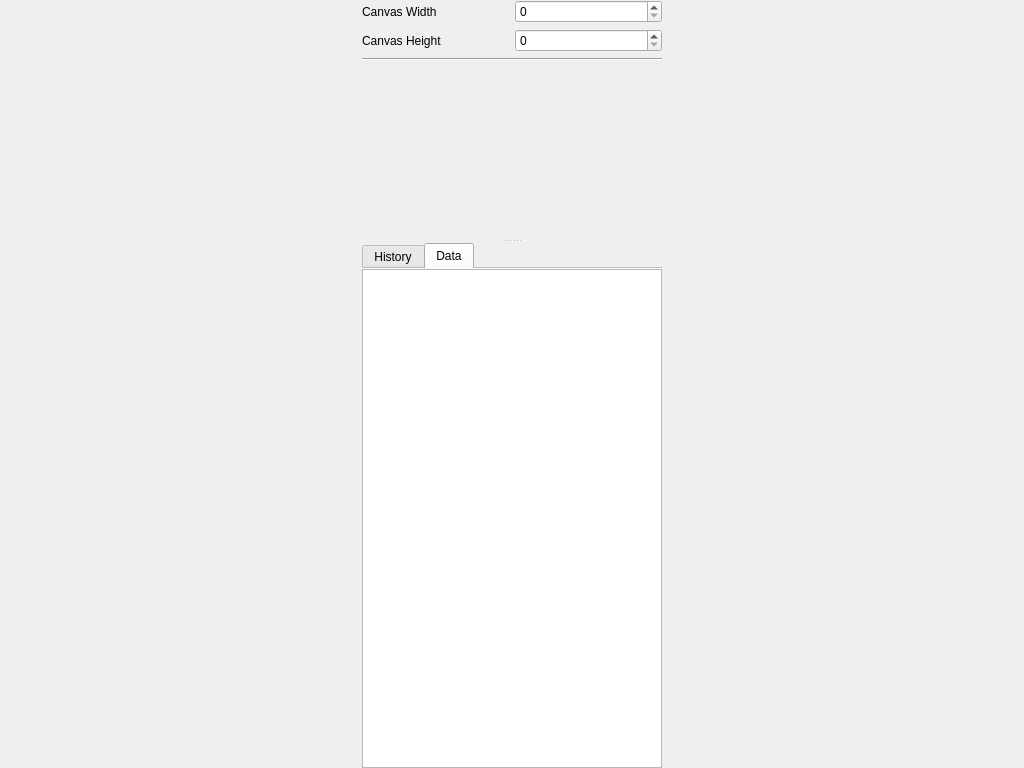
<?xml version="1.0" encoding="UTF-8"?>
<ui version="4.0">
 <class>MainWindow</class>
 <widget class="QMainWindow" name="MainWindow">
  <property name="geometry">
   <rect>
    <x>0</x>
    <y>0</y>
    <width>1024</width>
    <height>768</height>
   </rect>
  </property>
  <property name="windowTitle">
   <string>updb-explorer</string>
  </property>
  <widget class="QWidget" name="centralwidget">
   <layout class="QGridLayout" name="gridLayout_3">
    <property name="margin">
     <number>0</number>
    </property>
    <item row="0" column="0">
     <widget class="QSplitter" name="mainSplitter">
      <property name="orientation">
       <enum>Qt::Vertical</enum>
      </property>
      <widget class="QSplitter" name="pedigreeSplitter">
       <property name="orientation">
        <enum>Qt::Horizontal</enum>
       </property>
       <widget class="QWidget" name="settingsWidget" native="true">
        <property name="maximumSize">
         <size>
          <width>300</width>
          <height>16777215</height>
         </size>
        </property>
        <layout class="QGridLayout" name="gridLayout_4">
         <item row="2" column="0" colspan="2">
          <widget class="Line" name="line">
           <property name="orientation">
            <enum>Qt::Horizontal</enum>
           </property>
          </widget>
         </item>
         <item row="0" column="1">
          <widget class="QSpinBox" name="canvasWidth"/>
         </item>
         <item row="0" column="0">
          <widget class="QLabel" name="label">
           <property name="text">
            <string>Canvas Width</string>
           </property>
          </widget>
         </item>
         <item row="1" column="0">
          <widget class="QLabel" name="label_2">
           <property name="text">
            <string>Canvas Height</string>
           </property>
          </widget>
         </item>
         <item row="1" column="1">
          <widget class="QSpinBox" name="canvasHeight"/>
         </item>
         <item row="3" column="1">
          <spacer name="verticalSpacer_2">
           <property name="orientation">
            <enum>Qt::Vertical</enum>
           </property>
           <property name="sizeHint" stdset="0">
            <size>
             <width>20</width>
             <height>40</height>
            </size>
           </property>
          </spacer>
         </item>
         <item row="3" column="0">
          <spacer name="verticalSpacer">
           <property name="orientation">
            <enum>Qt::Vertical</enum>
           </property>
           <property name="sizeHint" stdset="0">
            <size>
             <width>20</width>
             <height>40</height>
            </size>
           </property>
          </spacer>
         </item>
        </layout>
       </widget>
      </widget>
      <widget class="QTabWidget" name="tabWidget">
       <property name="tabPosition">
        <enum>QTabWidget::North</enum>
       </property>
       <property name="tabShape">
        <enum>QTabWidget::Rounded</enum>
       </property>
       <property name="currentIndex">
        <number>1</number>
       </property>
       <property name="elideMode">
        <enum>Qt::ElideNone</enum>
       </property>
       <property name="documentMode">
        <bool>true</bool>
       </property>
       <widget class="QWidget" name="HistoryTab">
        <attribute name="title">
         <string>History</string>
        </attribute>
        <layout class="QGridLayout" name="gridLayout_2">
         <property name="margin">
          <number>0</number>
         </property>
         <item row="0" column="0">
          <widget class="QGraphicsView" name="historyView"/>
         </item>
        </layout>
       </widget>
       <widget class="QWidget" name="DataTab">
        <attribute name="title">
         <string>Data</string>
        </attribute>
        <layout class="QGridLayout" name="gridLayout">
         <property name="margin">
          <number>0</number>
         </property>
         <item row="0" column="0">
          <widget class="QSplitter" name="historyDataSplitter">
           <property name="orientation">
            <enum>Qt::Horizontal</enum>
           </property>
           <widget class="QGraphicsView" name="plotView"/>
          </widget>
         </item>
        </layout>
       </widget>
      </widget>
     </widget>
    </item>
   </layout>
  </widget>
  <widget class="QMenuBar" name="menubar">
   <property name="geometry">
    <rect>
     <x>0</x>
     <y>0</y>
     <width>1024</width>
     <height>22</height>
    </rect>
   </property>
  </widget>
 </widget>
 <resources/>
 <connections/>
</ui>
